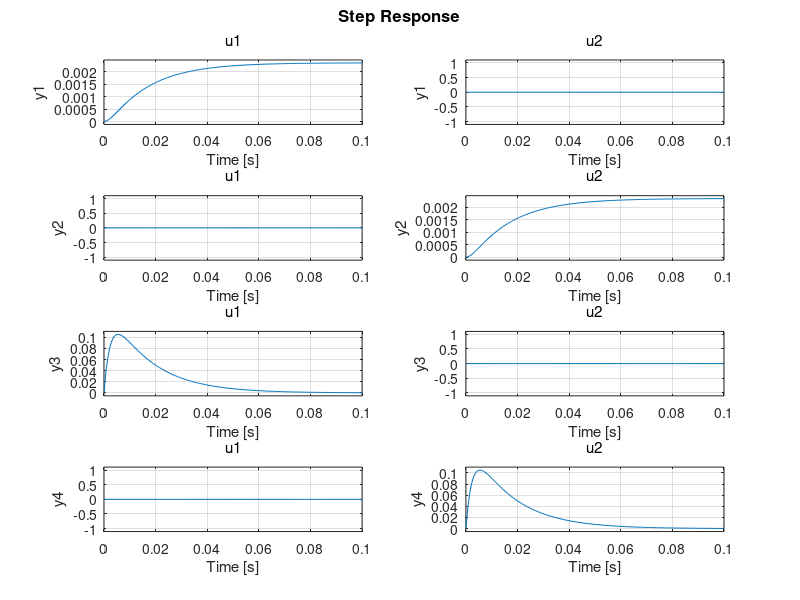

Write the MATLAB code that produced this figure.
%%time-variant state space model of the LQR alg derived from LTI dynamics
clc; clear; close all;
% %def constants rn these are all wrong and probably not even right order
% of mag wise
I=1.5;
leverArm=1.988; %%cp-cg, center of pressure-center of gravity
CNa=1.71;
%%putting aerodynamic plant+control in a system of form xdot=Ax+Bu, where
%%x represents the state
density=1;
v=150; %%roughly half the speed of sound, this is the freestream air speed
Area=0.00791;
C1=CNa*leverArm*(0.5*density*v^2)/I;
C2=-((CNa*(leverArm^2)*(0.5*density*v)/I)+(0.055*0.1*0.1));
A=[0 0 1 0; 0 0 0 1; C1 0 C2 0; 0 C1 0 C2]; 
%%note that damping is basically miniscule compared to spring constant
%%calling it spring constant because this is basically just a mass spring
%%differential equation
%%our u input here is the angle, we will have to change this to represent
%%the actual actuation of the piston, AJ i can explain this in person
leverArmMotor=0.96;
Thrust=94;%N
%torque is then Thrust*LeverArmMotor*theta, theta is in our state
%recall that our state vector is [theta1,theta2,thetaDot1,thetaDot2]
C3=Thrust*leverArmMotor/I;
%B matrix in the dynamical system
B=[0 0; 0 0; C3 0; 0 C3];
%%
Bchopped=[C3 0 0 0; 0 C3 0 0];
%%%from rishi Jan 16 2022, the B matrix that determines the optimal control
%%tf had to be edited such that it was clear that only the angular output
%%could be changed into angular acceleration via the motor's thrust
%%defining the Q and R matrices, making them default for now, effectively
%%these are the quantities we play with for tuning, where R defines the
%%weight of our actuators on the optimization function, and Q defines the
%%weight of how close we have to be to the reference (0 angle, 0 angular
%%velocity) We can talk more on this
Q=[1 0 0 0; 0 1 0 0; 0 0 1 0; 0 0 0 1];
R=[1 0; 0 1];
%R=Q because i was lazy
[K1,S1,P1] = lqr(A,B,Q,R);
C=eye(4,4);
D=zeros(4,2);
sys=ss(A-B*K1,B,C,D);
step(sys)
%%pole placement experiment
%K2=place(A,B,[-4,-4,-400,-400]);
%sys2=ss(A-B*K2,B,C,D);
%step(sys2)